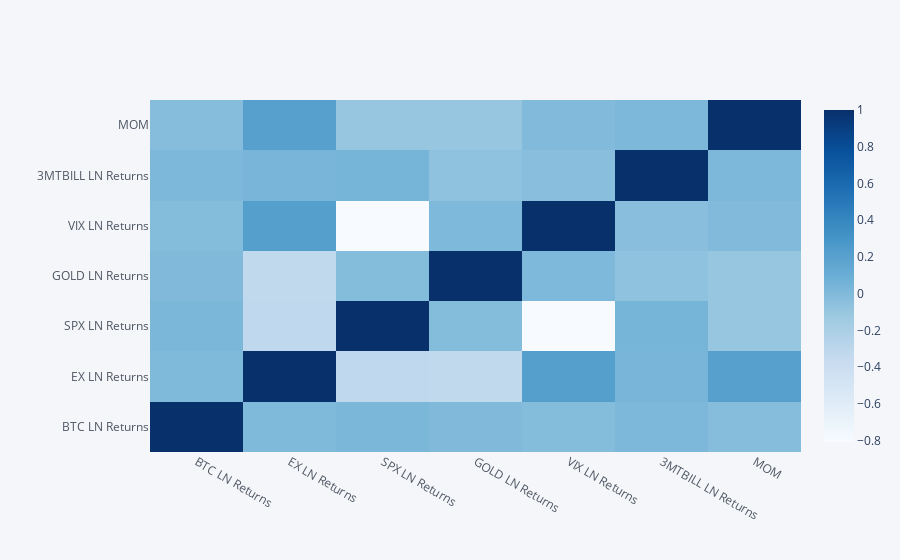

The code cell stored with this chart in its notebook:
### Code cell
returns_overalldataset.corr().iplot(kind='heatmap', colorscale='blues')

### Figure 1 — Plotly figure (JSON) as saved in the notebook; plotly's stock layout.template omitted (floating-point values rounded to 4 significant figures)
{"data": [{"colorscale": [[0, "rgb(247,251,255)"], [0.125, "rgb(222,235,247)"], [0.25, "rgb(198,219,239)"], [0.375, "rgb(158,202,225)"], [0.5, "rgb(107,174,214)"], [0.625, "rgb(66,146,198)"], [0.75, "rgb(33,113,181)"], [0.875, "rgb(8,81,156)"], [1, "rgb(8,48,107)"]], "type": "heatmap", "x": ["BTC LN Returns", "EX LN Returns", "SPX LN Returns", "GOLD LN Returns", "VIX LN Returns", "3MTBILL LN Returns", "MOM"], "y": ["BTC LN Returns", "EX LN Returns", "SPX LN Returns", "GOLD LN Returns", "VIX LN Returns", "3MTBILL LN Returns", "MOM"], "z": [[1, 0.002464, 0.02768, 0.004488, -0.01373, 0.01818, -0.02778], [0.002464, 1, -0.3167, -0.3271, 0.2172, 0.03967, 0.2089], [0.02768, -0.3167, 1, -0.01355, -0.8066, 0.04719, -0.1002], [0.004488, -0.3271, -0.01355, 1, 0.01239, -0.06108, -0.09855], [-0.01373, 0.2172, -0.8066, 0.01239, 1, -0.03612, -0.002966], [0.01818, 0.03967, 0.04719, -0.06108, -0.03612, 1, 0.01804], [-0.02778, 0.2089, -0.1002, -0.09855, -0.002966, 0.01804, 1]], "zmax": 1, "zmin": -0.8066}], "layout": {"legend": {"bgcolor": "#F5F6F9", "font": {"color": "#4D5663"}}, "paper_bgcolor": "#F5F6F9", "plot_bgcolor": "#F5F6F9", "title": {"font": {"color": "#4D5663"}}, "xaxis": {"gridcolor": "#E1E5ED", "showgrid": true, "tickfont": {"color": "#4D5663"}, "title": {"font": {"color": "#4D5663"}, "text": ""}, "zerolinecolor": "#E1E5ED"}, "yaxis": {"gridcolor": "#E1E5ED", "showgrid": true, "tickfont": {"color": "#4D5663"}, "title": {"font": {"color": "#4D5663"}, "text": ""}, "zerolinecolor": "#E1E5ED"}}}
